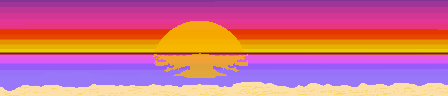

Tiled map render using the project's own tile images. Description and the whole map definition, tile-layer contents included, below:
An orthogonal 28x6 tile map with 16x16 px tiles, 1 tile layer (Tile Layer 1).

<map version="1.0" tiledversion="1.0.2" orientation="orthogonal" renderorder="right-down" width="28" height="6" tilewidth="16" tileheight="16" nextobjectid="1">
 <properties>
  <property name="unity:scale" type="float" value="0.1" />
 </properties>
 <tileset firstgid="1" name="BackGround" tilewidth="450" tileheight="100" spacing="1" tilecount="1" columns="1">
  <image source="../ART LOL/JONS ART LOL/VidyaGameJonBackgrounds/BackGround.png" width="450" height="100" />
 </tileset>
 <layer name="Tile Layer 1" width="28" height="6">
  <data encoding="csv">
0,0,0,0,0,0,0,0,0,0,0,0,0,0,0,0,0,0,0,0,0,0,0,0,0,0,0,0,
0,0,0,0,0,0,0,0,0,0,0,0,0,0,0,0,0,0,0,0,0,0,0,0,0,0,0,0,
0,0,0,0,0,0,0,0,0,0,0,0,0,0,0,0,0,0,0,0,0,0,0,0,0,0,0,0,
0,0,0,0,0,0,0,0,0,0,0,0,0,0,0,0,0,0,0,0,0,0,0,0,0,0,0,0,
0,0,0,0,0,0,0,0,0,0,0,0,0,0,0,0,0,0,0,0,0,0,0,0,0,0,0,0,
1,0,0,0,0,0,0,0,0,0,0,0,0,0,0,0,0,0,0,0,0,0,0,0,0,0,0,0
</data>
 </layer>
</map>